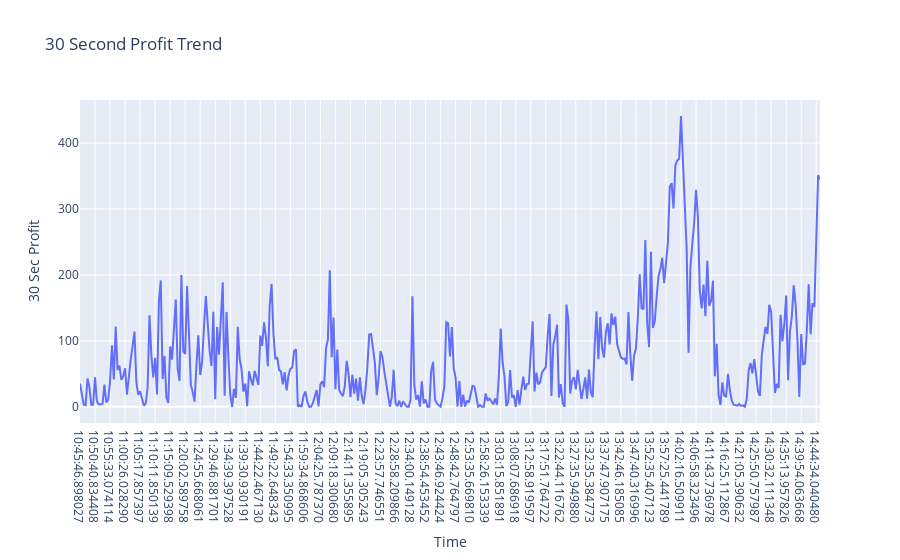

Notebook code cell kept with this figure:
### Markdown cell above
##### 30 Sec Profit Trend
- Examine the 30 second trend of profits to identify patterns and understand the overall performance of the arbitrage over time.

### Code cell
thirty_sec_profit = control_df.groupby('current_datetime')['profit'].sum().reset_index()
thirty_sec_profit_plot = px.line(
    thirty_sec_profit, 
    x='current_datetime',
    y='profit', 
    title='30 Second Profit Trend',
    labels={'current_datetime':'Time', 'profit':'30 Sec Profit'})

thirty_sec_profit_plot.show()

### Figure 1 — Plotly figure (JSON) as saved in the notebook; plotly's stock layout.template omitted (floating-point values rounded to 4 significant figures; data arrays with more than 128 entries replaced by an {"elided": "..."} marker saying what was removed)
{"data": [{"hovertemplate": "Time=%{x}<br>30 Sec Profit=%{y}<extra></extra>", "legendgroup": "", "line": {"color": "#636efa", "dash": "solid"}, "marker": {"symbol": "circle"}, "mode": "lines", "name": "", "orientation": "v", "showlegend": false, "type": "scatter", "x": {"elided": "395 str values"}, "xaxis": "x", "y": {"elided": "395 float values"}, "yaxis": "y"}], "layout": {"legend": {"tracegroupgap": 0}, "title": {"text": "30 Second Profit Trend"}, "xaxis": {"anchor": "y", "domain": [0, 1], "title": {"text": "Time"}}, "yaxis": {"anchor": "x", "domain": [0, 1], "title": {"text": "30 Sec Profit"}}}}
